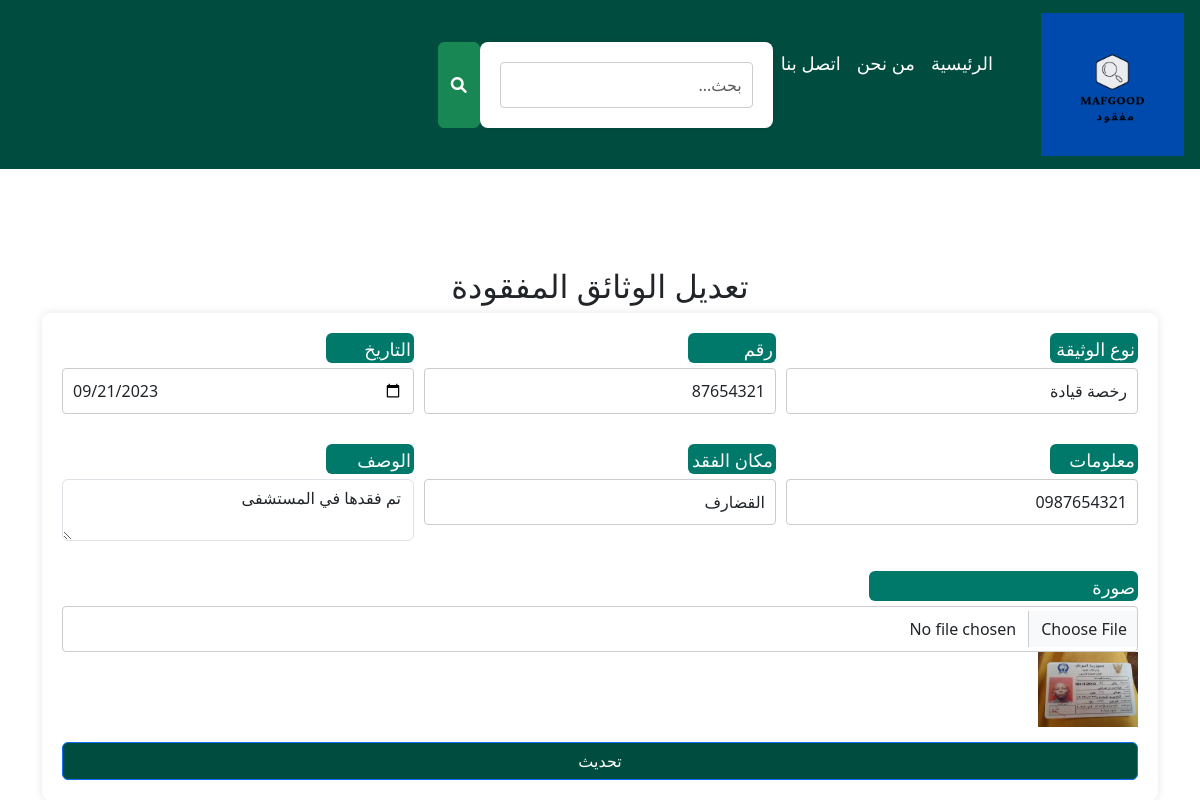
The app's page /edit_lost_document.php?id=4001 (signed in) with its own data.
### tables this page shows
CREATE TABLE `lost_document` (
  `id` int(11) NOT NULL,
  `document_type` varchar(100) NOT NULL,
  `document_number` varchar(255) NOT NULL,
  `date` date NOT NULL,
  `contact` varchar(255) NOT NULL,
  `location` varchar(100) NOT NULL,
  `description` text NOT NULL,
  `image` varchar(255) NOT NULL,
  `user_id` int(11) DEFAULT NULL
);

### edit_lost_document.php (the view, shortened to what this page needs)
<?php
include('config.php');
if (isset($_GET['id'])) {
    $id = $_GET['id'];
    $result = mysqli_query($con, "SELECT * FROM lost_document WHERE id='$id'");
    $row = mysqli_fetch_array($result);
} else {
    header("Location: view_lost_document.php");
    exit;
}
?>
<!DOCTYPE html>
<html lang="ar">
<head>
    <link rel="stylesheet" href="display.css">
    <link rel="stylesheet" href="bootstrap/css/bootstrap.min.css">
    <link rel="stylesheet" href="https://cdnjs.cloudflare.com/ajax/libs/font-awesome/6.0.0-beta3/css/all.min.css">
</head>
<body>
<nav class="navbar navbar-expand-lg" style="background-color:#004d40;">
    <a class="navbar-brand" href="home_page.php">
    <img src="images/website/logo.png" alt="Logo image" id="logo-img" class="d-inline-block align-top">
    </a>
    <div class="collapse navbar-collapse" id="navbarNav">
        <ul class="navbar-nav">
            <li class="nav-item"><a class="nav-link" href="home_page.php">الرئيسية</a></li>
            <li class="nav-item"><a class="nav-link" href="we.html">من نحن</a></li>
            <li class="nav-item"><a class="nav-link" href="connect.php">اتصل بنا</a></li>
            <li>
            <li class="nav-item">
            <form  method="post" action="search.php" class="d-flex">
                        <input type="text" name="query" class="form-control search-bar" placeholder="بحث..." style="padding:nane">
    </li>
                        <button type="submit" class="btn btn-success search-button"><i class="fas fa-search"></i></button>
            </li>
        </ul>
    </div>
</nav>
    <div class="container">
        <h2 class="text-center mt-4">تعديل الوثائق المفقودة</h2>
        <form action="" method="post" enctype="multipart/form-data">
<div class="form-group" style="display: flex; gap: 10px;">
<div style="flex: 1;">
                <label for="document_type">نوع الوثيقة</label>
                <input type="text" name="document_type" class="form-control" value="<?php echo $row['document_type']; ?>" required>
            </div>
            <div style="flex: 1;">
                <label for="document_number">رقم الوثيقة</label>
                <input type="text" name="document_number" class="form-control" value="<?php echo $row['document_number']; ?>" required>
            </div><div style="flex: 1;">
                <label for="date">التاريخ</label>
                <input type="date" name="date" class="form-control" value="<?php echo $row['date']; ?>" required>
            </div>
</div>
<div class="form-group" style="display: flex; gap: 10px;">
            <div style="flex: 1;">
            <label for="contact"  class="lab">معلومات الاتصال</label>
                <input type="text" name="contact" class="form-control" value="<?php echo $row['contact']; ?>" required>
            </div>
            <div style="flex: 1;">
                <label for="location">مكان الفقد</label>
                <input type="text" name="location" class="form-control" value="<?php echo $row['location']; ?>" required>
            </div>
            <div style="flex: 1;">
                <label for="description">الوصف</label>
                <textarea name="description" class="form-control" required><?php echo $row['description']; ?></textarea>
            </div>
</div>
            <div class="form-group">
                <label for="image">صورة</label>
                <input type="file" name="image" class="form-control">
                <img src="<?php echo $row['image']; ?>" width="100" alt="Document Image">
            </div>
            <button type="submit" name="update" class="btn btn-primary btn-block laa ">تحديث</button>
        </form>
    </div>
</body>
</html>

### display.css (style rules this page uses)
body { background-color: #e0f7fa; font-family: 'Cairo', sans-serif; direction: rtl; text-align: center; margin: 0; padding: 0; display: flex; flex-direction: column; min-height: 100vh; justify-content: space-between; }
body { direction: rtl; }
.navbar-nav .nav-link { color: white !important; font-size: 18px; }
.navbar-nav { justify-content: left; }
.container { max-width: 1200px; margin: 0 auto; padding: 0 10px; }
form { background-color: #ffffff; padding: 20px; border-radius: 8px; box-shadow: 0 0 10px rgba(0, 0, 0, 0.1); }
form div { margin-bottom: 15px; }
form label { display: block; margin-bottom: 5px; background-color:#00796b; font-size: 18px; color: white; height: 30px; width: 25%; border-radius: 6px; padding: 3px; }
form input[type="text"], form input[type="date"], form input[type="file"], form button, form select { width: 100%; padding: 10px; border: 1px solid #ccc; border-radius: 4px; font-size: 16px; }

### edit_lost_document.php (style rules this page uses)
.laa { background-color: #004d40; color: white; }

### records on screen
lost_document: document_type "رخصة قيادة", document_number "87654321", date "09/21/2023", contact "0987654321", location "القضارف", description "تم فقدها في المستشفى", image (picture)
